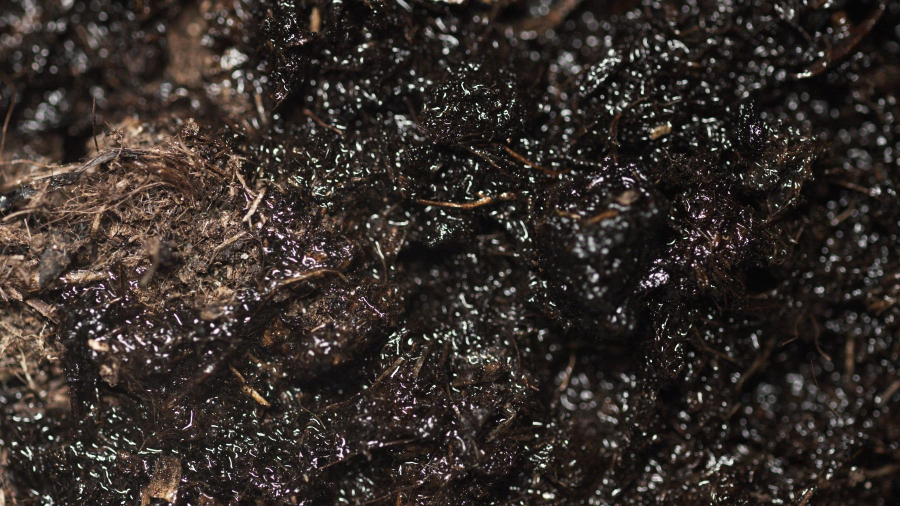
#> input picture 06_成片工程/雨后泥土味/asset-board-v1/assets/real-proxy/R04-pexels-7232905-wet-soil-macro.jpg, 1800 x 1012 px (shown at 1/2 size)
$ python -i render_remediation_v2.py   (imports and definitions only)
#> lines starting #> are read from the running program, lines starting #| are printed output that depends on the picture
#!/usr/bin/env python3
"""Render the locked petrichor V2 dynamic validation package (never a final film)."""

from __future__ import annotations

import hashlib
import json
import math
import random
import shutil
import subprocess
from functools import lru_cache
from pathlib import Path


ROOT = Path(__file__).resolve().parent
PROJECT = ROOT.parents[2]
BOARD = PROJECT / "06_成片工程/雨后泥土味/asset-board-v1"
PRIOR = PROJECT / "06_成片工程/雨后泥土味/director-remediation-pass-001"
WIDTH, HEIGHT, FPS = 540, 960, 24

SCENE_IDS = {
    "S05": "soil-column-R05-v2",
    "S06": "soil-column-R05-v2",
    "S07": "soil-column-R05-v2",
}
SHOT_EVENTS = {
    "S01": ["real_impact_motion", "dry_soil", "first_drop"],
    "S05": ["surface", "traceable_infiltration", "enter_soil"],
    "S06": ["free_particles", "adsorption", "attached_particles"],
    "S07": ["water_arrival", "subtle_microbe_motion", "geosmin"],
    "S08": ["approach", "credible_impact", "pore_entry"],
    "S09": ["water_enters_pore", "air_compresses", "air_surrounded", "same_bubble_forms", "rise_begins"],
    "S10": ["same_bubble_rises", "surface_approach"],
    "S11": ["surface_contact", "film_pop", "fine_aerosol", "rapid_fade"],
    "S12": ["crack_led_wetting", "asynchronous_darkening", "multiple_impacts"],
    "S13": ["real_rain_leaves", "real_misty_forest", "slow_pullback"],
}
ALLOWED_GENERATED_ASSETS = {
    "B1_S09_v2-candidate-4.mp4",
    "B2_S10_S11-candidate-2.mp4",
}
S10_SPEED_RATIO = 1.0
G02_BRIDGE_FRAME_SHA256 = "361749783e721d34e3504c4f33a68da1ee44689d992377e801f688aa1219e3b6"

SHOT_TIMELINE = [
    ("S01", 0.00, 1.20), ("S02", 1.20, 3.85), ("S03", 3.85, 5.69),
    ("S04", 5.69, 8.70), ("S05", 8.70, 12.32), ("S06", 12.32, 17.10),
    ("S07", 17.10, 21.38), ("S08", 21.38, 24.30), ("S09", 24.30, 27.35),
    ("S10", 27.35, 30.50), ("S11", 30.50, 35.06), ("S12", 35.06, 39.77),
    ("S13", 39.77, 46.80),
]

PROGRAMMATIC = {
    "S05": 3.62, "S06": 4.78, "S07": 4.28,
    "S08": 2.92, "S11": 4.56, "S12": 4.71,
}


# [7 lines left out: function reference_pack_hash, not called in this run]


def _pil():
    from PIL import Image, ImageDraw, ImageEnhance, ImageFilter, ImageFont
    return Image, ImageDraw, ImageEnhance, ImageFilter, ImageFont


# [7 lines left out: function _font, not called in this run]


def _cover(path: Path, size: tuple[int, int] = (WIDTH, HEIGHT)):
#> called with size = (540, 960)
    Image, *_ = _pil()
    image = Image.open(path).convert("RGB")
#> image is the input picture: PIL image 1800x1012 RGB; mean R, G, B 52.4, 45, 40.7
    width, height = size
    scale = max(width / image.width, height / image.height)
#> scale = 0.949
    resized = image.resize((round(image.width * scale), round(image.height * scale)), Image.Resampling.LANCZOS)
    left = (resized.width - width) // 2
#> left = 584
    top = (resized.height - height) // 2
#> top = 0
    return resized.crop((left, top, left + width, top + height))
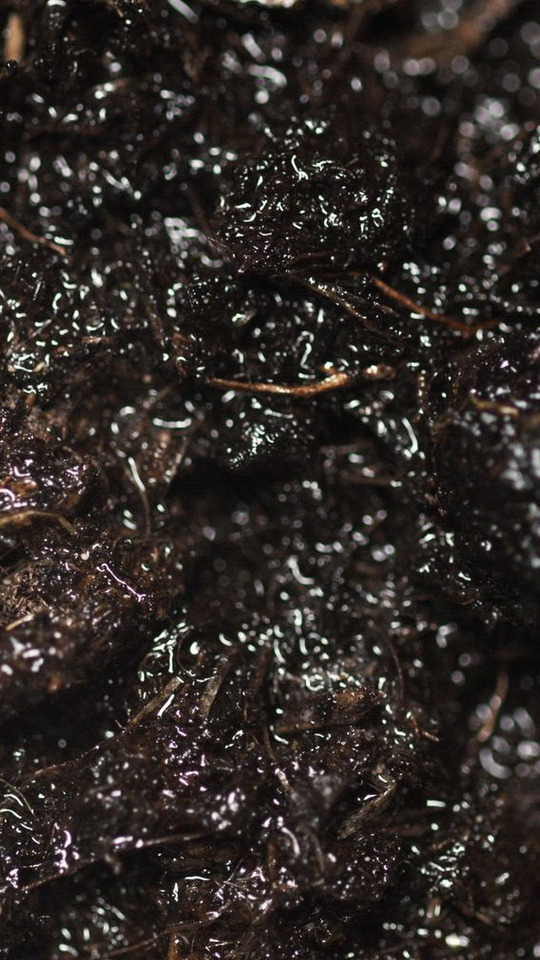
#> returned value: PIL image 540x960 RGB; mean R, G, B 47, 41.3, 37.8


# [58 lines left out: functions _grade, _small_label, _soil_column, not called in this run]


def _soil_crop(y: int):
    return _soil_column().crop((0, y, WIDTH, y + HEIGHT)).copy()


# [184 lines left out: functions _render_s05, _render_s06, _render_s07, _render_s08, _render_s11, _s12_arrays and 1 more, not called in this run]


FRAME_RENDERERS = {
    "S05": _render_s05, "S06": _render_s06, "S07": _render_s07,
    "S08": _render_s08, "S11": _render_s11, "S12": _render_s12,
}


def render_frame(shot_id: str, index: int, total: int):
    return FRAME_RENDERERS[shot_id](index, total)


def _run(command: list[str]) -> None:
    subprocess.run(command, check=True)


# [16 lines left out: function render_programmatic_shot, not called in this run]


def render_all_programmatic() -> None:
    for shot_id in PROGRAMMATIC:
        render_programmatic_shot(shot_id, ROOT / "work/shots" / f"{shot_id}.mp4")


# [115 lines left out: functions _fit, _encode_source, _concat, _build_s01, _build_s02, _build_s09 and 2 more, not called in this run]


# [12 lines not run here, left out]

>>> result = _cover('../asset-board-v1/assets/real-proxy/R04-pexels-7232905-wet-soil-macro.jpg')

$ run again, on 06_成片工程/雨后泥土味/asset-board-v1/assets/real-proxy/R06-pexels-28922207-forest-floor.jpg
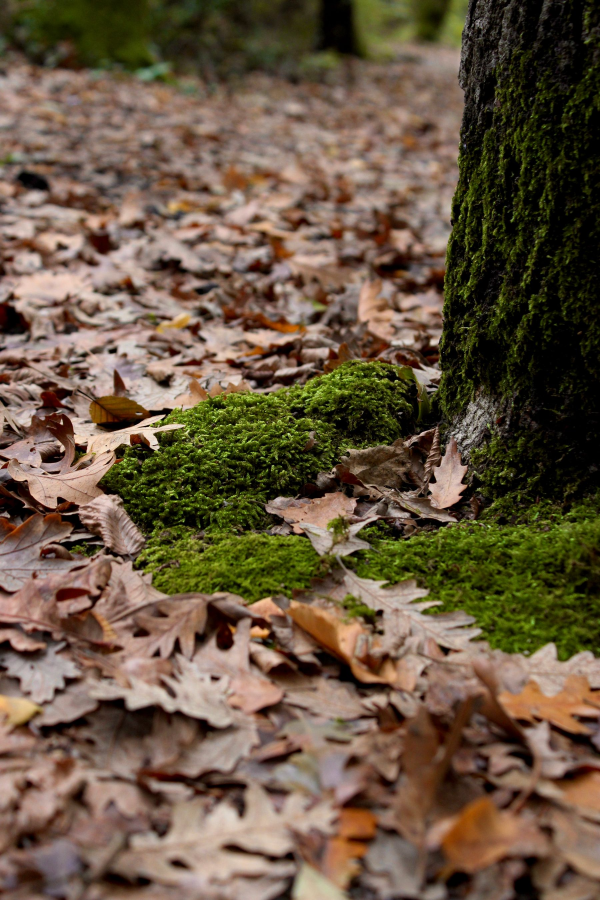
#> input picture 06_成片工程/雨后泥土味/asset-board-v1/assets/real-proxy/R06-pexels-28922207-forest-floor.jpg, 1800 x 2700 px (shown at 1/3 size)
#> in _cover, image is the input picture: PIL image 1800x2700 RGB; mean R, G, B 104.4, 86.9, 66.1
#> in _cover, `resized = image.resize((round(image.width * scale), round(image.height..`:
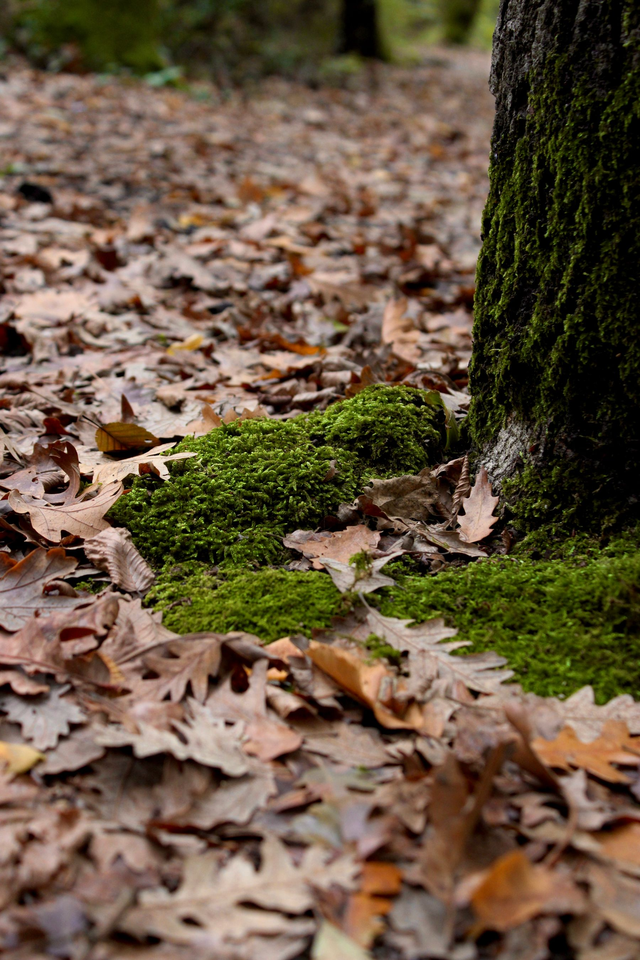
#> resized: PIL image 640x960 RGB; mean R, G, B 104.4, 86.9, 66.2
#> in _cover, `return resized.crop((left, top, left + width, top + height))`:
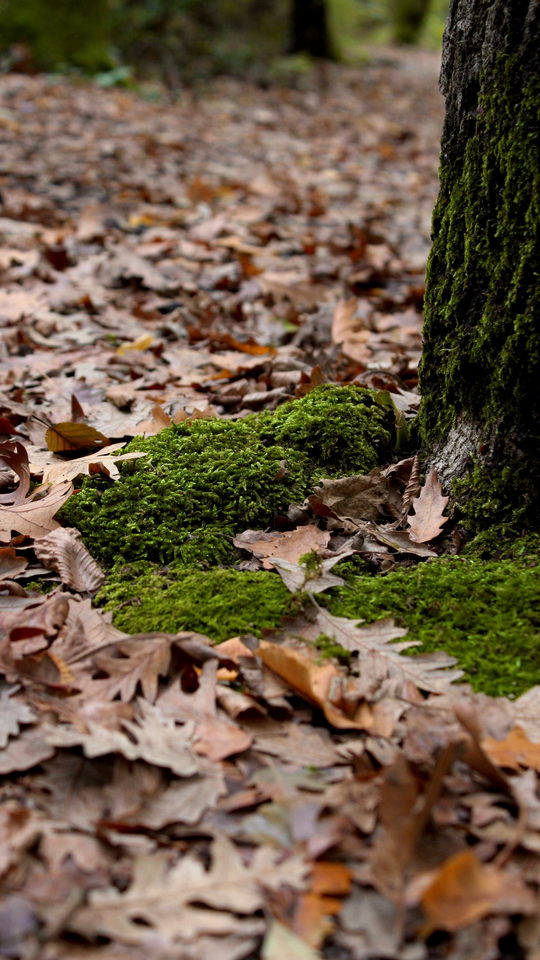
#> returned value: PIL image 540x960 RGB; mean R, G, B 106.9, 89.2, 67.5

$ run again, on 06_成片工程/雨后泥土味/asset-board-v1/assets/real-proxy/R08-pexels-29579839-misty-forest.jpg
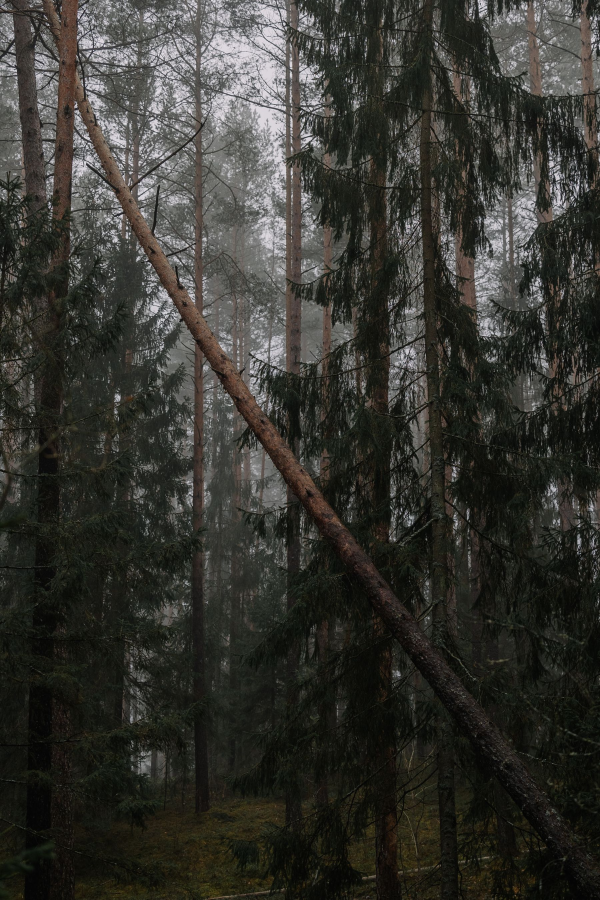
#> input picture 06_成片工程/雨后泥土味/asset-board-v1/assets/real-proxy/R08-pexels-29579839-misty-forest.jpg, 1800 x 2700 px (shown at 1/3 size)
#> in _cover, image is the input picture: PIL image 1800x2700 RGB; mean R, G, B 53.7, 53.4, 48
#> in _cover, `resized = image.resize((round(image.width * scale), round(image.height..`:
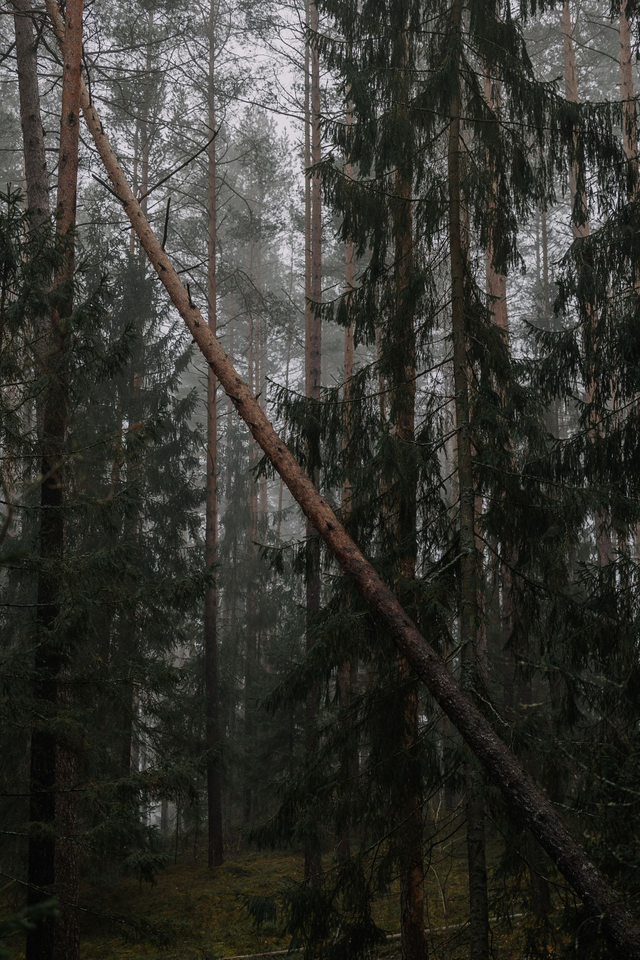
#> resized: PIL image 640x960 RGB; mean R, G, B 53.7, 53.4, 48
#> in _cover, `return resized.crop((left, top, left + width, top + height))`:
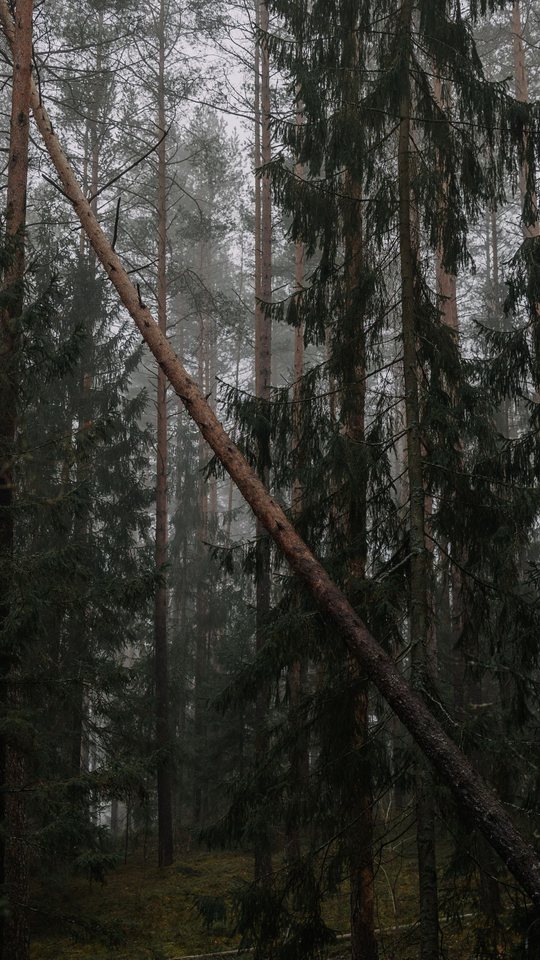
#> returned value: PIL image 540x960 RGB; mean R, G, B 55.7, 55.3, 49.8
